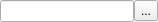
<?xml version="1.0" encoding="UTF-8"?>
<ui version="4.0">
 <class>GenericPropertyPathEditor</class>
 <widget class="QWidget" name="GenericPropertyPathEditor">
  <property name="geometry">
   <rect>
    <x>0</x>
    <y>0</y>
    <width>158</width>
    <height>20</height>
   </rect>
  </property>
  <property name="windowTitle">
   <string>Form</string>
  </property>
  <layout class="QHBoxLayout" name="horizontalLayout">
   <property name="spacing">
    <number>0</number>
   </property>
   <property name="margin">
    <number>0</number>
   </property>
   <item>
    <widget class="QLineEdit" name="txtEditor"/>
   </item>
   <item>
    <widget class="QToolButton" name="btnBrowse">
     <property name="text">
      <string>...</string>
     </property>
    </widget>
   </item>
  </layout>
 </widget>
 <resources/>
 <connections/>
</ui>
